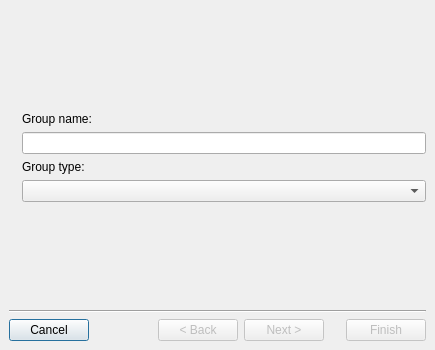
<ui version="4.0" >
 <class>CreateGroupWizard</class>
 <widget class="QDialog" name="CreateGroupWizard" >
  <property name="geometry" >
   <rect>
    <x>0</x>
    <y>0</y>
    <width>435</width>
    <height>350</height>
   </rect>
  </property>
  <property name="sizePolicy" >
   <sizepolicy>
    <hsizetype>5</hsizetype>
    <vsizetype>5</vsizetype>
    <horstretch>0</horstretch>
    <verstretch>0</verstretch>
   </sizepolicy>
  </property>
  <property name="minimumSize" >
   <size>
    <width>0</width>
    <height>350</height>
   </size>
  </property>
  <property name="maximumSize" >
   <size>
    <width>16777215</width>
    <height>350</height>
   </size>
  </property>
  <property name="windowTitle" >
   <string>Dialog</string>
  </property>
  <layout class="QVBoxLayout" >
   <property name="margin" >
    <number>9</number>
   </property>
   <property name="spacing" >
    <number>6</number>
   </property>
   <item>
    <widget class="QStackedWidget" name="swd_userinfo" >
     <property name="currentIndex" >
      <number>0</number>
     </property>
     <widget class="QWidget" name="page" >
      <layout class="QGridLayout" >
       <property name="margin" >
        <number>0</number>
       </property>
       <property name="spacing" >
        <number>6</number>
       </property>
       <item row="5" column="1" >
        <spacer>
         <property name="orientation" >
          <enum>Qt::Vertical</enum>
         </property>
         <property name="sizeHint" >
          <size>
           <width>20</width>
           <height>71</height>
          </size>
         </property>
        </spacer>
       </item>
       <item row="0" column="1" >
        <spacer>
         <property name="orientation" >
          <enum>Qt::Vertical</enum>
         </property>
         <property name="sizeHint" >
          <size>
           <width>20</width>
           <height>71</height>
          </size>
         </property>
        </spacer>
       </item>
       <item row="1" column="1" >
        <widget class="QLabel" name="label_2" >
         <property name="text" >
          <string>Group name:</string>
         </property>
        </widget>
       </item>
       <item row="2" column="1" >
        <widget class="QLineEdit" name="led_groupname" />
       </item>
       <item row="3" column="1" >
        <widget class="QLabel" name="label" >
         <property name="text" >
          <string>Group type:</string>
         </property>
        </widget>
       </item>
       <item rowspan="4" row="2" column="0" >
        <widget class="QLabel" name="lbl_names_decoration" >
         <property name="sizePolicy" >
          <sizepolicy>
           <hsizetype>0</hsizetype>
           <vsizetype>0</vsizetype>
           <horstretch>0</horstretch>
           <verstretch>0</verstretch>
          </sizepolicy>
         </property>
         <property name="text" >
          <string/>
         </property>
         <property name="pixmap" >
          <pixmap>art/student.svg</pixmap>
         </property>
        </widget>
       </item>
       <item row="4" column="1" >
        <widget class="QComboBox" name="cmb_grouptype" />
       </item>
      </layout>
     </widget>
     <widget class="QWidget" name="page_2" >
      <layout class="QGridLayout" >
       <property name="margin" >
        <number>0</number>
       </property>
       <property name="spacing" >
        <number>6</number>
       </property>
       <item row="3" column="1" >
        <spacer>
         <property name="orientation" >
          <enum>Qt::Vertical</enum>
         </property>
         <property name="sizeHint" >
          <size>
           <width>20</width>
           <height>40</height>
          </size>
         </property>
        </spacer>
       </item>
       <item row="0" column="1" >
        <spacer>
         <property name="orientation" >
          <enum>Qt::Vertical</enum>
         </property>
         <property name="sizeHint" >
          <size>
           <width>20</width>
           <height>40</height>
          </size>
         </property>
        </spacer>
       </item>
       <item row="2" column="1" >
        <widget class="QTextEdit" name="ted_description" />
       </item>
       <item row="1" column="1" >
        <widget class="QLabel" name="label_3" >
         <property name="text" >
          <string>Description:</string>
         </property>
        </widget>
       </item>
       <item row="2" column="0" >
        <widget class="QLabel" name="lbl_groups_decoration" >
         <property name="sizePolicy" >
          <sizepolicy>
           <hsizetype>0</hsizetype>
           <vsizetype>0</vsizetype>
           <horstretch>0</horstretch>
           <verstretch>0</verstretch>
          </sizepolicy>
         </property>
         <property name="text" >
          <string/>
         </property>
         <property name="pixmap" >
          <pixmap>art/student.svg</pixmap>
         </property>
        </widget>
       </item>
      </layout>
     </widget>
    </widget>
   </item>
   <item>
    <widget class="Line" name="line" >
     <property name="orientation" >
      <enum>Qt::Horizontal</enum>
     </property>
    </widget>
   </item>
   <item>
    <layout class="QHBoxLayout" >
     <property name="margin" >
      <number>0</number>
     </property>
     <property name="spacing" >
      <number>6</number>
     </property>
     <item>
      <widget class="QPushButton" name="btn_cancel" >
       <property name="text" >
        <string>Cancel</string>
       </property>
      </widget>
     </item>
     <item>
      <spacer>
       <property name="orientation" >
        <enum>Qt::Horizontal</enum>
       </property>
       <property name="sizeType" >
        <enum>QSizePolicy::MinimumExpanding</enum>
       </property>
       <property name="sizeHint" >
        <size>
         <width>35</width>
         <height>20</height>
        </size>
       </property>
      </spacer>
     </item>
     <item>
      <widget class="QPushButton" name="btn_back" >
       <property name="enabled" >
        <bool>false</bool>
       </property>
       <property name="text" >
        <string>&lt; Back</string>
       </property>
      </widget>
     </item>
     <item>
      <widget class="QPushButton" name="btn_next" >
       <property name="enabled" >
        <bool>false</bool>
       </property>
       <property name="text" >
        <string>Next ></string>
       </property>
      </widget>
     </item>
     <item>
      <spacer>
       <property name="orientation" >
        <enum>Qt::Horizontal</enum>
       </property>
       <property name="sizeType" >
        <enum>QSizePolicy::Fixed</enum>
       </property>
       <property name="sizeHint" >
        <size>
         <width>16</width>
         <height>20</height>
        </size>
       </property>
      </spacer>
     </item>
     <item>
      <widget class="QPushButton" name="btn_finish" >
       <property name="enabled" >
        <bool>false</bool>
       </property>
       <property name="text" >
        <string>Finish</string>
       </property>
      </widget>
     </item>
    </layout>
   </item>
  </layout>
 </widget>
 <tabstops>
  <tabstop>led_groupname</tabstop>
  <tabstop>btn_finish</tabstop>
  <tabstop>btn_back</tabstop>
  <tabstop>btn_next</tabstop>
  <tabstop>btn_cancel</tabstop>
 </tabstops>
 <resources/>
 <connections/>
</ui>
